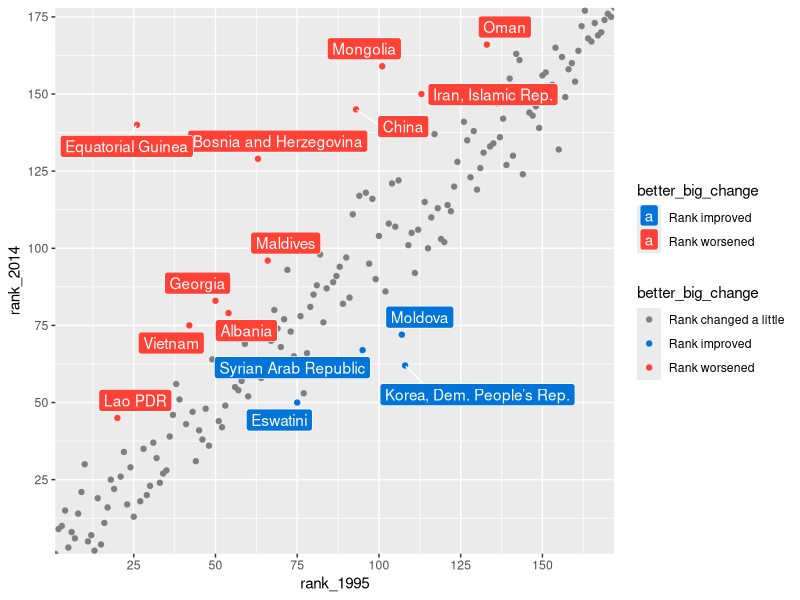

This chart was generated by the following R code:
library(tidyverse)  # For ggplot, dplyr, and friends
library(ggrepel)    # For non-overlapping labels

# You need to install ggtext from GitHub. Follow the instructions at 
# https://github.com/wilkelab/ggtext
library(ggtext)     # For fancier text handling

# load/clean data
wdi_co2_raw <- read_csv("data/wdi_co2.csv")
wdi_clean <- wdi_co2_raw %>% 
  filter(region != "Aggregates") %>% 
  select(iso2c, iso3c, country, year, 
         population = SP.POP.TOTL,
         co2_emissions = EN.ATM.CO2E.PC, 
         gdp_per_cap = NY.GDP.PCAP.KD, 
         region, income)

# generate co2 emissions rankings
co2_rankings <- wdi_clean %>% 
  # Get rid of smaller countries
  filter(population > 200000) %>% 
  # Only look at two years
  filter(year %in% c(1995, 2014)) %>% 
  # Get rid of all the rows that have missing values in co2_emissions
  drop_na(co2_emissions) %>% 
  # Look at each year individually and rank countries based on their emissions that year
  group_by(year) %>% 
  mutate(ranking = rank(co2_emissions)) %>% 
  ungroup() %>% 
  # Only select a handful of columns, mostly just the newly created "ranking"
  # column and some country identifiers
  select(iso3c, country, year, region, income, ranking) %>% 
  # Right now the data is tidy and long, but we want to widen it and create
  # separate columns for emissions in 1995 and in 2014. pivot_wider() will make
  # new columns based on the existing "year" column (that's what `names_from`
  # does), and it will add "rank_" as the prefix, so that the new columns will
  # be "rank_1995" and "rank_2014". The values that go in those new columns will
  # come from the existing "ranking" column
  pivot_wider(names_from = year, names_prefix = "rank_", values_from = ranking) %>% 
  # Find the difference in ranking between 2014 and 1995
  mutate(rank_diff = rank_2014 - rank_1995) %>% 
  # Remove all rows where there's a missing value in the rank_diff column
  drop_na(rank_diff) %>% 
  # Make an indicator variable that is true of the absolute value of the
  # difference in rankings is greater than 25. 25 is arbitrary here—that just
  # felt like a big change in rankings
  mutate(big_change = abs(rank_diff) >= 25) %>% 
  # Make another indicator variable that indicates if the rank improved by a
  # lot, worsened by a lot, or didn't change much. We use the case_when()
  # function, which is like a fancy version of ifelse() that takes multiple
  # conditions. This is how it generally works:
  #
  # case_when(
  #  some_test ~ value_if_true,
  #  some_other_test ~ value_if_true,
  #  TRUE ~ value_otherwise
  #)
  mutate(better_big_change = case_when(
    rank_diff <= -25 ~ "Rank improved",
    rank_diff >= 25 ~ "Rank worsened",
    TRUE ~ "Rank changed a little"
  ))

# core plot
ggplot(co2_rankings,
       aes(x = rank_1995, y = rank_2014)) +
  # Add points and color them by the type of change in rankings
  geom_point(aes(color = better_big_change)) +
  # Add repelled labels. Only use data where big_change is TRUE. Fill them by
  # the type of change (so they match the color in geom_point() above) and use
  # white text
  geom_label_repel(data = filter(co2_rankings, big_change == TRUE),
                   aes(label = country, fill = better_big_change),
                   color = "white") +
  # Use three different colors for the points
  scale_color_manual(values = c("grey50", "#0074D9", "#FF4136")) +
  # Use two different colors for the filled labels. There are no grey labels, so
  # we don't have to specify that color
  scale_fill_manual(values = c("#0074D9", "#FF4136")) +
  # Make the x and y axes expand all the way to the edges of the plot area and
  # add breaks every 25 units from 0 to 175
  scale_x_continuous(expand = c(0, 0), breaks = seq(0, 175, 25)) +
  scale_y_continuous(expand = c(0, 0), breaks = seq(0, 175, 25))
